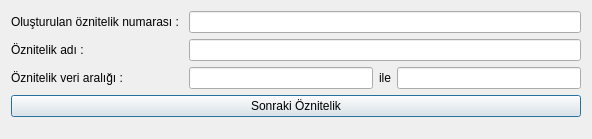
<?xml version="1.0" encoding="UTF-8"?>
<ui version="4.0">
 <class>Dialog</class>
 <widget class="QDialog" name="Dialog">
  <property name="geometry">
   <rect>
    <x>0</x>
    <y>0</y>
    <width>592</width>
    <height>139</height>
   </rect>
  </property>
  <property name="windowTitle">
   <string>Öznitelik Bilgileri</string>
  </property>
  <layout class="QFormLayout" name="formLayout">
   <item row="0" column="0">
    <widget class="QLabel" name="oznitelik_no_label">
     <property name="text">
      <string>Oluşturulan öznitelik numarası : </string>
     </property>
    </widget>
   </item>
   <item row="0" column="1">
    <widget class="QLineEdit" name="oznitelik_no_input">
     <property name="readOnly">
      <bool>true</bool>
     </property>
    </widget>
   </item>
   <item row="1" column="0">
    <widget class="QLabel" name="oznitelik_ad_label">
     <property name="text">
      <string>Öznitelik adı : </string>
     </property>
    </widget>
   </item>
   <item row="1" column="1">
    <widget class="QLineEdit" name="oznitelik_ad_input"/>
   </item>
   <item row="2" column="0">
    <widget class="QLabel" name="aralik_label">
     <property name="text">
      <string>Öznitelik veri aralığı : </string>
     </property>
    </widget>
   </item>
   <item row="2" column="1">
    <layout class="QHBoxLayout" name="horizontalLayout_4">
     <item>
      <widget class="QLineEdit" name="aralik_kucuk_input"/>
     </item>
     <item>
      <widget class="QLabel" name="aralik_input_label">
       <property name="text">
        <string>ile</string>
       </property>
      </widget>
     </item>
     <item>
      <widget class="QLineEdit" name="aralik_buyuk_input"/>
     </item>
    </layout>
   </item>
   <item row="3" column="0" colspan="2">
    <widget class="QPushButton" name="ilerle_btn">
     <property name="text">
      <string>Sonraki Öznitelik</string>
     </property>
    </widget>
   </item>
  </layout>
 </widget>
 <resources/>
 <connections/>
</ui>
